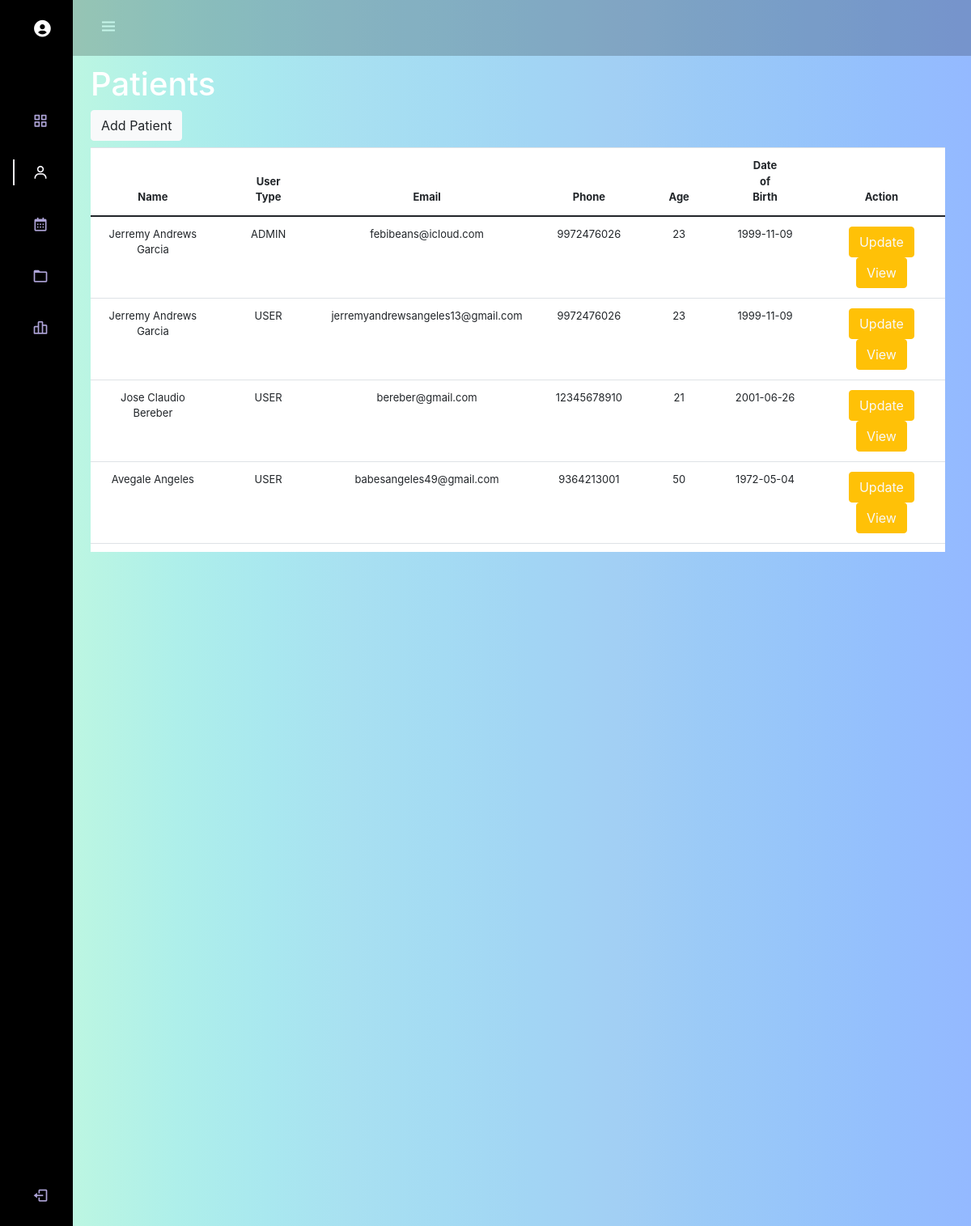
/admin/profiles.php (signed in), run on the app's committed database.
### tables this page shows
CREATE TABLE `patients` (
  `patient_id` bigint(20) NOT NULL,
  `firstname` varchar(50) DEFAULT NULL,
  `lastname` varchar(50) DEFAULT NULL,
  `middlename` varchar(10) DEFAULT NULL,
  `suffix` varchar(10) DEFAULT NULL,
  `user_type` varchar(10) NOT NULL,
  `email` varchar(255) DEFAULT NULL,
  `username` varchar(100) NOT NULL,
  `phone` bigint(100) DEFAULT NULL,
  `dob` date DEFAULT NULL,
  `age` int(100) DEFAULT NULL,
  `password` varchar(255) NOT NULL,
  `create_datetime` datetime DEFAULT NULL,
  `update_datetime` datetime DEFAULT NULL
);

### admin/profiles.php (the view, shortened to what this page needs)
<!DOCTYPE html>
<html lang="en">
    <head>
        <link rel="stylesheet" href="https://cdn.jsdelivr.net/npm/bootstrap@5.0.0-beta1/dist/css/bootstrap.min.css">
        <link rel="stylesheet" href="https://cdn.jsdelivr.net/npm/bootstrap@5.0.0-beta1/dist/js/bootstrap.bundle.min.js">
        <link rel="stylesheet" href="https://cdnjs.cloudflare.com/ajax/libs/jquery/3.2.1/jquery.min.js">
        <link rel="stylesheet" href="https://cdn.jsdelivr.net/npm/boxicons@latest/css/boxicons.min.css">
        <link rel="stylesheet" href="../stylesheets/profiles.css">
        <link href="https://cdn.jsdelivr.net/npm/bootstrap@5.3.0-alpha1/dist/css/bootstrap.min.css" rel="stylesheet">
        <link href="//maxcdn.bootstrapcdn.com/bootstrap/4.0.0/css/bootstrap.min.css" rel="stylesheet" id="bootstrap-css">
    </head>
    <body class="p-3 mb-2 profile-bg text-white" id="body-pd" >
        <header class="header bg-black" id="header" style="opacity:.2; height: 69px;">
            <div class="header_toggle"><i class='bx bx-menu' id="header-toggle"></i></div>
        </header>
        <div class="l-navbar p-3 mb-2 bg-black text-white" id="nav-bar">
            <nav class="nav">
                <div>
                    <div>
                        <a href="dashboard.php" class="nav_link crazy">
                            <i class="bx bxs-user-circle bx-sm nav_icon"></i>
                        </a>
                    </div>
                    <br><br>
                    <div class="nav_list">
                        <a href="dashboard.php" class="nav_link">
                            <i class='bx bx-grid-alt nav_icon'></i>
                        </a>
                        <a href="profiles.php" class="nav_link active">
                            <i class='bx bx-user nav_icon'></i>
                        </a>
                        <a href="calendar.php" class="nav_link">
                            <i class='bx bx-calendar nav_icon'></i>
                        </a>
                        <a href="inventory.php" class="nav_link">
                            <i class='bx bx-folder nav_icon'></i>
                        </a>
                        <a href="reports.php" class="nav_link">
                            <i class='bx bx-bar-chart-alt-2 nav_icon'></i>
                        </a>
                    </div>
                </div> <a href="../logout.php" class="nav_link"> <i class='bx bx-log-out nav_icon'></i> <span class="nav_name">Sign Out</span> </a>
            </nav>
        </div>
        <div class="height-100 ">
            <div  style="margin-left:80px; margin-bottom:20px;">
            <div class="container clearfix p-3 rounded-5">
                <br><br>
                <div>
                    <h1>Patients</h1>
                    <button type="button" class="btn btn-light rounded mb-2" data-bs-toggle="modal" data-bs-target="#staticBackdrop">Add Patient</button>
                    </div>
                <table class="table text-center" style="font-size:small; height:500px; display:block; overflow-y:scroll; ">
                    <?php
                        $localhost = "localhost";
                        $root = "root";
                        $password = "";
                        $db = "profiles";
                        $con = mysqli_connect($localhost, $root, $password, $db);
                    ?>
                    <thead>
                        <tr class="bg-white">
                            <th scope="col" class="bg-white" style="padding-right: 50px; padding-left: 50px; width: 20%;" >Name</th>
                            <th scope="col" class="bg-white" style="padding-right: 50px; padding-left: 50px; width: 5%;" >User Type</th>
                            <th scope="col" class="bg-white" style="padding-right: 25px; padding-left: 25px; width: 10%;" >Email</th>
                            <th scope="col" class="bg-white" style="padding-right: 50px; padding-left: 50px; width: 10%;" >Phone</th>
                            <th scope="col" class="bg-white" style="padding-right: 25px; padding-left: 25px; width: 10%;" >Age</th>
                            <th scope="col" class="bg-white" style="padding-right: 50px; padding-left: 50px; width: 10%;" >Date of Birth</th>
                            <th scope="col" class="bg-white" style="padding-right: 50px; padding-left: 50px; width: 20%;" >Action</th>
                        </tr>
                    </thead>
                    <?php
                        $query = "
                        SELECT patient_id, firstname, lastname, middlename, suffix, user_type, email, phone, age, dob FROM patients";
                        if($patients = $con->query($query)){
                        }
                    ?>
                    <tbody>
                    <?php
                        while ($rows = $patients->fetch_assoc()) {
                    ?>
                    <tr class="bg-light text-base">
                        <td class="hidden-column"><?php echo $id=$rows['patient_id'];?></td>
                        <td><?php echo  $firstname=$rows['firstname']. " " .$lastname=$rows['lastname'];?></td>
                        <!-- <td><?php echo $firstname=$rows['firstname'];?></td>
                        <td><?php echo $middlename=$rows['middlename'];?></td> -->
                        <td><?php echo $rows['user_type'];?></td>
                        <td><?php echo $email=$rows['email'];?></td>
                        <td><?php echo $phone=$rows['phone'];?></td>
                        <td><?php echo $age=$rows['age'];?></td>
                        <td><?php echo $dob=$rows['dob'];?></td>
                        <?php
                            echo '
                                <td>
                                    <button class="btn btn-warning rounded"><a href="update_patient.php?updateid='.$id.'&firstname='.$firstname.'&lastname='.$lastname.'&middlename='.$middlename.'&suffix='.$suffix.'&email='.$email.'&phone='.$phone.'&age='.$age.',&dob='.$dob.'" class="text-light">Update</a></button>
                                    <button class="btn btn-warning rounded"><a href="view_patient.php?viewid='.$id.'&firstname='.$firstname.'&lastname='.$lastname.'&middlename='.$middlename.'&suffix='.$suffix.'&email='.$email.'&phone='.$phone.'&age='.$age.',&dob='.$dob.'" class="text-light">View</a></button>
                                </td>
                            ';
                        ?>
                    </tr>
                    <?php
                        }
                    ?>
                    </tbody>
                </table>
            </div>
        </div>
    </body>
</html>

### stylesheets/profiles.css (style rules this page uses)
th { color: blue; }
:root { --header-height: 3rem;--nav-width: 90px;--first-color: #4723D9;--first-color-light: #AFA5D9;--white-color: #F7F6FB;--body-font: 'Nunito', sans-serif;--normal-font-size: 1rem;--z-fixed: 100 }
.header { width: 100%;height: var(--header-height);position: fixed;top: 0;left: 0;display: flex;align-items: center;justify-content: space-between;padding: 1 1rem;z-index: var(--z-fixed);transition: .5s }
.header_toggle { color: white;font-size: 1.5rem;cursor: pointer }
.l-navbar { position: fixed;top: 0;left: -30%;width: var(--nav-width);height: 100vh;background-color: var(--first-color);padding: .5rem 1rem 0 0;transition: .5s;z-index: var(--z-fixed) }
.nav { height: 100%;display: flex;flex-direction: column;justify-content: space-between;overflow: hidden }
.nav_logo, .nav_link { display: grid;grid-template-columns: max-content max-content;align-items: center;column-gap: 1rem;padding: .5rem 0 .5rem 1.5rem }
.nav_link { position: relative;color: var(--first-color-light);margin-bottom: 1.5rem;transition: .3s }
.nav_icon { font-size: 1.25rem }
.active { color: var(--white-color) }
.active::before { content: '';position: absolute;left: 0;width: 2px;height: 32px;background-color: var(--white-color) }
.height-100 { height:100vh }
@media screen and (min-width: 768px) { body { margin: calc(var(--header-height) + 1rem) 0 0 0;padding-left: calc(var(--nav-width) + 2rem) } }
@media screen and (min-width: 768px) { .header { height: calc(var(--header-height) + 1rem);padding: 0 2rem 0 calc(var(--nav-width) + 2rem) } }
@media screen and (min-width: 768px) { .l-navbar { left: 0;padding: 1rem 1rem 0 0 } }
.crazy { color: white; }
.profile-bg { background-image: linear-gradient(to right, #c9fadc, #baf5e3, #aeefea, #a9e8ef, #a8e0f1, #a4dbf3, #a2d5f4, #a2cff4, #9bcaf7, #97c5fa, #94bffd, #94b9ff); }

### admin/profiles.php (style rules this page uses)
th { position: sticky; top: 0; }

### data on the page
patients: firstname+lastname "Jerremy Andrews Garcia", user_type "ADMIN", email "febibeans@icloud.com", phone "9972476026", age "23", dob "1999-11-09"
patients: firstname+lastname "Jerremy Andrews Garcia", user_type "USER", email "jerremyandrewsangeles13@gmail.com", phone "9972476026", age "23", dob "1999-11-09"
patients: firstname+lastname "Jose Claudio Bereber", user_type "USER", email "bereber@gmail.com", phone "12345678910", age "21", dob "2001-06-26"
patients: firstname+lastname "Avegale Angeles", user_type "USER", email "babesangeles49@gmail.com", phone "9364213001", age "50", dob "1972-05-04"
